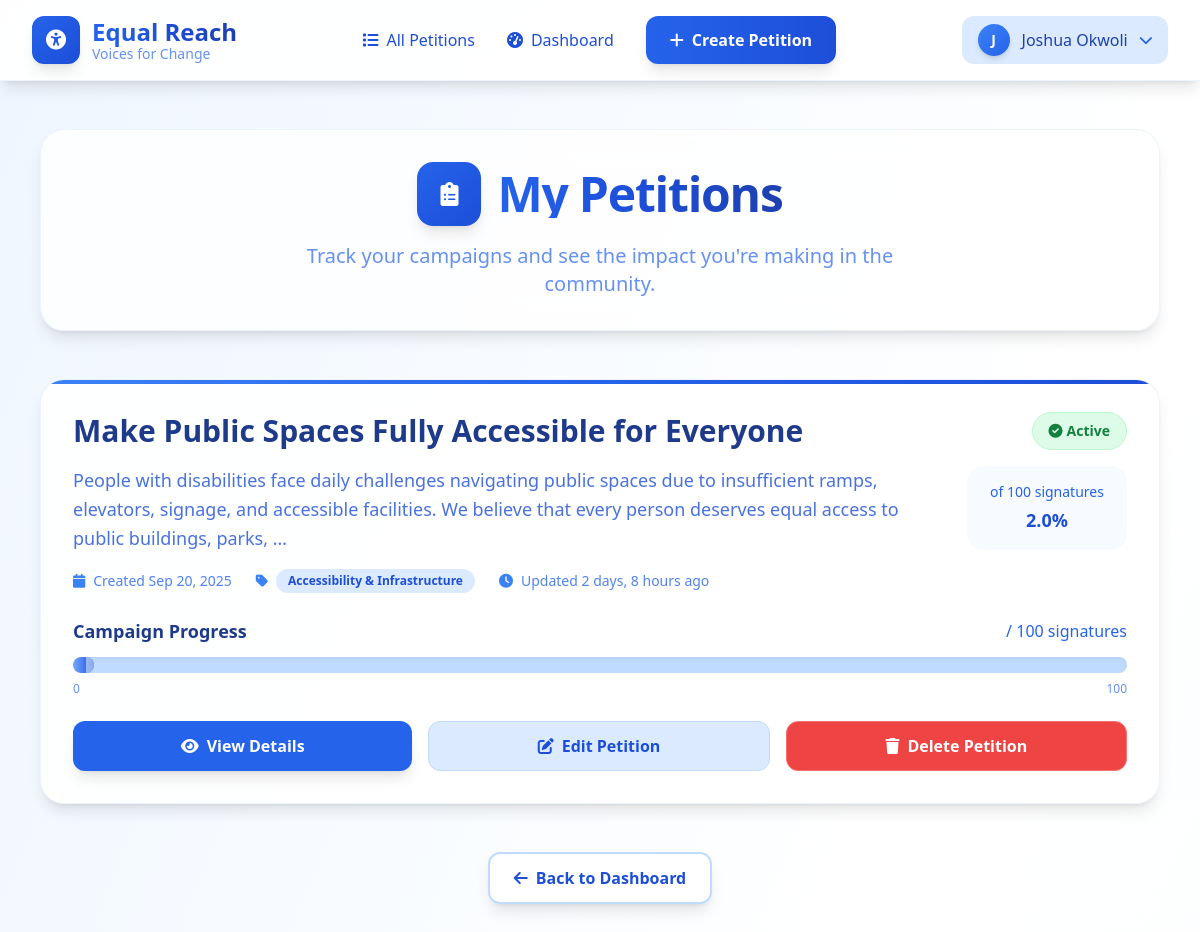
Page /petitions/my-petitions/ (signed in) on the committed database.
### petitions/models.py (models this page shows, shortened)
class Petition(models.Model):
    creator = models.ForeignKey(
        settings.AUTH_USER_MODEL, on_delete=models.CASCADE, related_name="petitions"
    )
    title = models.CharField(max_length=200)
    description = models.TextField()
    category = models.CharField(max_length=100, blank=True, null=True)  # optional
    goal = models.PositiveIntegerField(default=100)  # target number of signatures
    created_at = models.DateTimeField(default=timezone.now)
    updated_at = models.DateTimeField(auto_now=True)
    is_active = models.BooleanField(default=True)
    def total_signatures(self):
        return self.signatures.count()
    def progress_percentage(self):
        if self.goal > 0:
            return (self.total_signatures() / self.goal) * 100
        return 0

### petitions/views.py (the view)
# urls.py: path('my-petitions/', views.my_petitions, name='my_petitions'),
@login_required
def my_petitions(request):
    petitions = Petition.objects.filter(creator=request.user).order_by('-created_at')
    context = {
        'petitions': petitions,
    }
    return render(request, 'petitions/my_petitions.html', context)

### petitions/templates/petitions/my_petitions.html (shortened to what this page needs)
{% extends "petitions/base.html" %}
{% load static %}
{% block content %}
<div class="min-h-screen bg-gradient-to-br from-blue-50 via-white to-blue-50/30 py-12">
    <div class="max-w-6xl mx-auto px-4">
        <div class="text-center mb-12 bg-white/80 backdrop-blur-xl rounded-3xl p-8 shadow-lg border border-blue-100/50">
            <div class="flex items-center justify-center gap-4 mb-4">
                <div class="w-16 h-16 bg-gradient-to-br from-blue-600 to-blue-700 rounded-2xl flex items-center justify-center shadow-lg animate-float">
                    <i class="fas fa-clipboard-list text-white text-2xl"></i>
                </div>
                <h1 class="text-5xl font-black bg-gradient-to-r from-blue-600 via-blue-700 to-blue-800 bg-clip-text text-transparent tracking-tight">
                </h1>
            </div>
            <p class="text-xl text-blue-600/70 font-light max-w-2xl mx-auto">
                Track your campaigns and see the impact you're making in the community.
            </p>
        </div>
        {% if petitions %}
            <div class="grid gap-8 mb-12">
                {% for petition in petitions %}
                    <article class="group bg-white/90 backdrop-blur-xl rounded-3xl p-8 shadow-lg border border-blue-100/50 hover:shadow-2xl hover:shadow-blue-500/10 hover:-translate-y-1 transition-all duration-500 relative overflow-hidden">
                        <div class="absolute top-0 left-0 right-0 h-1 bg-gradient-to-r from-blue-500 via-blue-600 to-blue-700"></div>
                        <div class="flex flex-col lg:flex-row lg:items-start justify-between gap-6 mb-6">
                            <div class="flex-1">
                                <h2 class="text-3xl font-bold text-blue-900 mb-4 leading-tight group-hover:text-blue-700 transition-colors duration-300">
                                    {{ petition.title }}
                                </h2>
                                <p class="text-blue-700/80 text-lg leading-relaxed mb-4">
                                    {{ petition.description|truncatewords:30 }}
                                </p>
                                <div class="flex flex-wrap items-center gap-6 text-blue-600/80 text-sm">
                                    <div class="flex items-center gap-2">
                                        <i class="fas fa-calendar text-blue-500"></i>
                                        <span class="font-medium">Created {{ petition.created_at|date:"M d, Y" }}</span>
                                    </div>
                                    {% if petition.category %}
                                        <div class="flex items-center gap-2">
                                            <i class="fas fa-tag text-blue-500"></i>
                                            <span class="bg-blue-100 text-blue-700 px-3 py-1 rounded-full text-xs font-semibold">
                                                {{ petition.category }}
                                            </span>
                                        </div>
                                    {% endif %}
                                    <div class="flex items-center gap-2">
                                        <i class="fas fa-clock text-blue-500"></i>
                                        <span class="font-medium">Updated {{ petition.updated_at|timesince }} ago</span>
                                    </div>
                                </div>
                            </div>
                            <div class="flex flex-col items-end gap-4">
                                <div class="flex items-center gap-3">
                                    {% if petition.is_active %}
                                        <span class="bg-green-100 text-green-700 px-4 py-2 rounded-full text-sm font-semibold border border-green-200">
                                            <i class="fas fa-check-circle mr-1"></i>Active
                                        </span>
                                    {% else %}
                                        <span class="bg-gray-100 text-gray-700 px-4 py-2 rounded-full text-sm font-semibold border border-gray-200">
                                            <i class="fas fa-pause-circle mr-1"></i>Inactive
                                        </span>
                                    {% endif %}
                                </div>
                                <div class="bg-blue-50/50 rounded-2xl p-4 text-center min-w-[160px]">
                                    <div class="text-blue-600 text-sm font-medium">
                                        of {{ petition.goal }} signatures
                                    </div>
                                    <div class="text-blue-700 font-bold text-lg mt-1">
                                        {{ petition.progress_percentage|floatformat:1 }}%
                                    </div>
                                </div>
                            </div>
                        </div>
                        <div class="mb-6">
                            <div class="flex justify-between items-center mb-3">
                                <h3 class="text-lg font-semibold text-blue-900">Campaign Progress</h3>
                                <span class="text-blue-600 font-medium">
                                    {{ petition.signature_count }} / {{ petition.goal }} signatures
                                </span>
                            </div>
                            <div class="w-full bg-blue-200 rounded-full h-4 overflow-hidden shadow-inner relative">
                                <div class="h-full bg-gradient-to-r from-blue-500 via-blue-600 to-blue-700 rounded-full transition-all duration-1000 ease-out shadow-sm relative"
                                     style="width: {{ petition.progress_percentage }}%">
                                    <div class="absolute inset-0 bg-gradient-to-r from-white/30 to-transparent rounded-full"></div>
                                    <div class="absolute right-0 top-0 w-2 h-full bg-white/50 rounded-r-full"></div>
                                </div>
                            </div>
                            <div class="flex justify-between text-xs text-blue-600/70 mt-2">
                                <span>0</span>
                                <span>{{ petition.goal|floatformat:0 }}</span>
                            </div>
                        </div>
                        <div class="flex flex-wrap gap-4">
                            <a href="{% url 'petitions:petition_detail' petition.pk %}"
                               class="flex-1 min-w-[140px] bg-blue-600 hover:bg-blue-700 text-white text-center py-3 px-6 rounded-xl font-semibold transition-all duration-200 shadow-lg hover:shadow-xl flex items-center justify-center gap-2">
                                <i class="fas fa-eye"></i>
                                View Details
                            </a>
                            <a href="{%url 'petitions:edit_petition' petition.pk %}"
                               class="flex-1 min-w-[140px] bg-blue-100 hover:bg-blue-200 text-blue-700 text-center py-3 px-6 rounded-xl font-semibold transition-all duration-200 border border-blue-200 hover:border-blue-300 flex items-center justify-center gap-2">
                                <i class="fas fa-edit"></i>
                                Edit Petition
                            </a>
                            <a href="{%url 'petitions:delete_petition' petition.pk %}"
                               class="flex-1 min-w-[140px] bg-red-500 hover:bg-red-600 text-white text-center py-3 px-6 rounded-xl font-semibold transition-all duration-200 border border-red-400 hover:border-red-500 flex items-center justify-center gap-2">
                                <i class="fas fa-trash"></i>
                                Delete Petition
                            </a>
                        </div>
                    </article>
                {% endfor %}
            </div>
        {% endif %}
        <div class="text-center mt-12">
            <a href="{% url 'dashboard' %}"
               class="inline-flex items-center gap-2 bg-white/90 backdrop-blur-lg text-blue-700 px-6 py-3 rounded-xl font-semibold shadow-lg hover:shadow-xl border-2 border-blue-200 hover:border-blue-300 transform hover:-translate-y-0.5 transition-all duration-300">
                <i class="fas fa-arrow-left"></i>
                Back to Dashboard
            </a>
        </div>
    </div>
</div>
{% endblock %}

### petitions/templates/petitions/base.html (shortened to what this page needs)
{% load static %}
<!DOCTYPE html>
<html lang="en" class="scroll-smooth">
<head>
    <link href="{% static 'css/output.css' %}" rel="stylesheet">
    <script src="https://cdn.tailwindcss.com"></script>
    <link href="https://cdnjs.cloudflare.com/ajax/libs/font-awesome/6.0.0/css/all.min.css" rel="stylesheet">
</head>
<body class="min-h-screen bg-gradient-to-br from-blue-50 via-white to-blue-50/30 text-gray-900">
    <nav class="sticky top-0 z-50 bg-white/90 backdrop-blur-xl border-b border-blue-100/50 shadow-lg">
        <div class="max-w-7xl mx-auto px-4 sm:px-6 lg:px-8">
            <div class="flex justify-between items-center h-20">
                <div class="flex items-center space-x-4">
                    <a href="{% url 'dashboard' %}" class="flex items-center space-x-3 group">
                        <div class="w-12 h-12 bg-gradient-to-br from-blue-600 to-blue-700 rounded-xl flex items-center justify-center shadow-lg group-hover:scale-110 transition-transform duration-300">
                            <i class="fas fa-universal-access text-white text-xl"></i>
                        </div>
                        <div class="hidden sm:block">
                            <h1 class="text-2xl font-black bg-gradient-to-r from-blue-600 via-blue-700 to-blue-800 bg-clip-text text-transparent">
                            </h1>
                            <p class="text-sm text-blue-600/70 font-medium -mt-1">Voices for Change</p>
                        </div>
                    </a>
                </div>
                <div class="hidden lg:flex items-center space-x-8">
                    <a href="{% url 'petitions:petition_list' %}" class="nav-link text-blue-700 hover:text-blue-800 font-medium transition-colors duration-200 relative group">
                        <i class="fas fa-list mr-2"></i>All Petitions
                    </a>
                    {% if user.is_authenticated %}
                        <a href="{% url 'dashboard' %}" class="nav-link text-blue-700 hover:text-blue-800 font-medium transition-colors duration-200 relative group">
                            <i class="fas fa-tachometer-alt mr-2"></i>Dashboard
                        </a>
                        <a href="{% url 'petitions:petition_create' %}" class="bg-gradient-to-r from-blue-600 to-blue-700 text-white px-6 py-3 rounded-xl font-semibold shadow-lg hover:shadow-xl hover:-translate-y-0.5 transition-all duration-300 hover:from-blue-700 hover:to-blue-800">
                            <i class="fas fa-plus mr-2"></i>Create Petition
                        </a>
                    {% endif %}
                </div>
                <div class="flex items-center space-x-4">
                    {% if user.is_authenticated %}
                        <div class="relative group">
                            <button class="flex items-center space-x-3 bg-blue-100 hover:bg-blue-200 px-4 py-2 rounded-xl transition-colors duration-200">
                                <div class="w-8 h-8 bg-gradient-to-br from-blue-500 to-blue-600 rounded-full flex items-center justify-center text-white font-bold text-sm shadow-md">
                                   {{ user.get_full_name.0|upper }}
                                </div>
                                <span class="hidden sm:block font-medium text-blue-800">{{ user.get_full_name|default:user.username }}</span>
                                <i class="fas fa-chevron-down text-blue-600 text-sm group-hover:rotate-180 transition-transform duration-200"></i>
                            </button>
                        </div>
                    {% endif %}
                </div>
            </div>
        </div>
    </nav>
    <main class="flex-grow">
        {% block content %}{% endblock %}
    </main>
</body>
</html>

### petitions/templates/petitions/my_petitions.html (style rules this page uses)
.animate-float { animation: float 3s ease-in-out infinite; }
article { animation: slideInUp 0.6s ease-out forwards; }

### petitions/templates/petitions/base.html (style rules this page uses)
.animate-float { animation: float 3s ease-in-out infinite; }

### rows in the picture
Petition: title "Make Public Spaces Fully Accessible for Everyone", description "People with disabilities face daily challenges navigating public spaces due to insufficient ramps, elevators, signage, and accessible facilities. We believe that every person deserves equal access to public buildings, parks, …", created_at "Sep 20, 2025", category "Accessibility & Infrastructure", updated_at "2 days, 8 hours", is_active True (drawn), goal "100", progress_percentage "2.0"

### other values in the picture
{{ user.get_full_name.0|upper }} "J"
{{ user.get_full_name|default:user.username }} "Joshua Okwoli"
